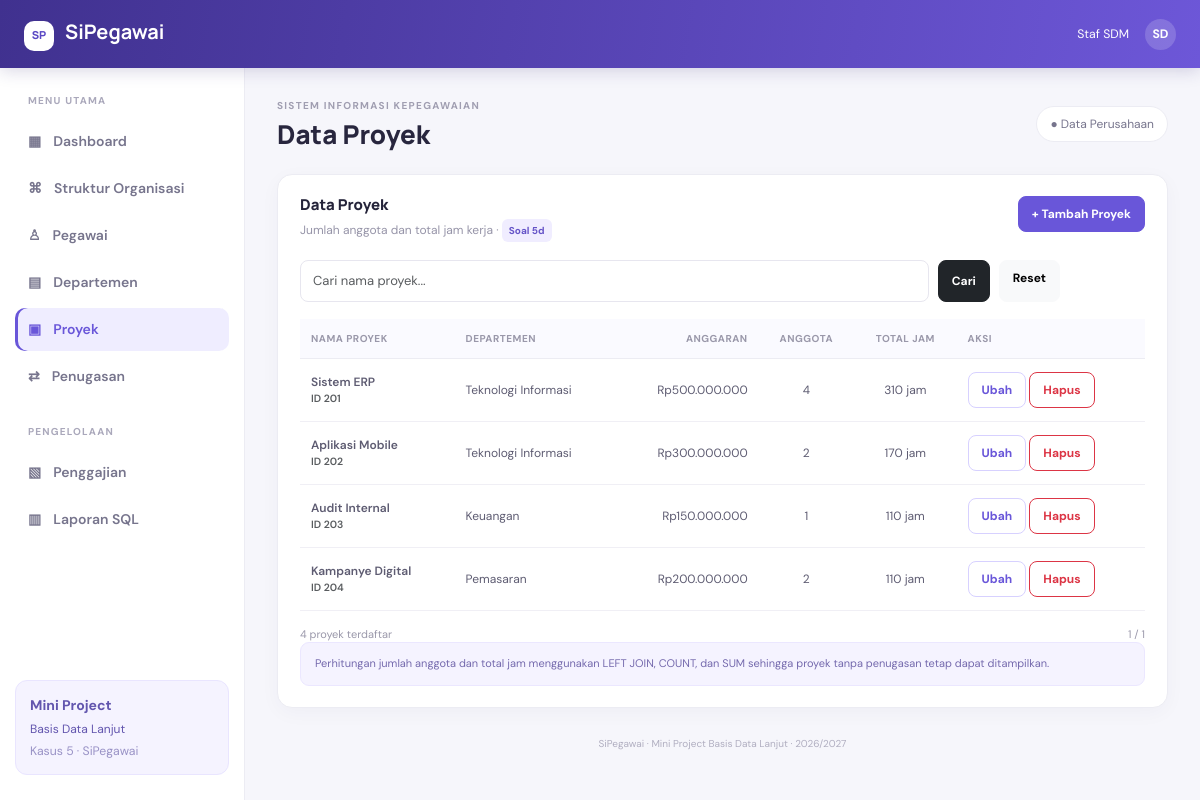
The page /index.php?page=proyek on the database its author committed.
### tables this page shows
CREATE TABLE proyek (
  id_proyek INT PRIMARY KEY,
  nama_proyek VARCHAR(50) NOT NULL,
  id_dept INT,
  anggaran DECIMAL(15,2),
  FOREIGN KEY (id_dept) REFERENCES departemen(id_dept)
);

CREATE TABLE departemen (
  id_dept INT PRIMARY KEY,
  nama_dept VARCHAR(50) NOT NULL,
  lokasi VARCHAR(30)
);

### public/index.php (called while the page is built, shortened)
<?php
require_once APP_ROOT . '/app/core/Database.php';
require_once APP_ROOT . '/app/helpers.php';
require_once APP_ROOT . '/app/models/SiPegawaiModel.php';
$model = new SiPegawaiModel(Database::connection());
$page = (string)($_GET['page'] ?? 'dashboard');
$view = $page;
$data = [];
try {
    switch ($page) {
        case 'proyek':
            $pageTitle='Data Proyek';$q=trim((string)($_GET['q']??''));$p=max(1,(int)($_GET['p']??1));$per=10;
            $pagination=pagination_data($model->projectCount($q),$p,$per);
            $data += ['projects'=>$model->getProjects($q,$per,($pagination['page']-1)*$per),'search'=>$q,'pagination'=>$pagination];break;
    }
} catch (Throwable $e) {
    set_flash('danger',$e->getMessage());
    $page='dashboard';$view='dashboard';$pageTitle='Dashboard';$activePage='dashboard';$data=['stats'=>$model->dashboardData()];
}
extract($data, EXTR_SKIP);
require APP_ROOT . '/app/views/pages/' . $view . '.php';
require APP_ROOT . '/app/views/layout.php';

### app/helpers.php (called while the page is built, shortened)
<?php
function e($v): string { return htmlspecialchars((string)($v ?? ''), ENT_QUOTES, 'UTF-8'); }
function rupiah($v): string { return 'Rp' . number_format((float)$v, 0, ',', '.'); }
function page_url(string $page, array $params = []): string {
    return BASE_URL . '/index.php?' . http_build_query(array_merge(['page' => $page], $params));
}
function pagination_data(int $total, int $page, int $perPage): array {
    $pages = max(1, (int)ceil($total / $perPage));
    return ['total'=>$total, 'page'=>min(max(1,$page),$pages), 'pages'=>$pages, 'per_page'=>$perPage];
}

### app/models/SiPegawaiModel.php (called while the page is built, shortened)
<?php
final class SiPegawaiModel
{
    private PDO $db;
    public function __construct(PDO $db) { $this->db = $db; }
    private function val(string $sql, array $params = []) {
        $s = $this->db->prepare($sql); $s->execute($params); return $s->fetchColumn();
    }
    public function getProjects(string $q='', int $limit=10, int $offset=0): array {
        $sql='SELECT pr.id_proyek,pr.nama_proyek,pr.id_dept,pr.anggaran,d.nama_dept,
                     COUNT(DISTINCT t.id_pegawai) AS jumlah_pegawai,IFNULL(SUM(t.jam_kerja),0) AS total_jam
              FROM proyek pr LEFT JOIN departemen d ON d.id_dept=pr.id_dept
              LEFT JOIN penugasan t ON t.id_proyek=pr.id_proyek';
        $p=[]; if($q!=='') { $sql.=' WHERE pr.nama_proyek LIKE ?'; $p[]='%'.$q.'%'; }
        $sql.=' GROUP BY pr.id_proyek,pr.nama_proyek,pr.id_dept,pr.anggaran,d.nama_dept
                ORDER BY total_jam DESC,pr.id_proyek LIMIT ? OFFSET ?';
        $s=$this->db->prepare($sql); $i=1; foreach($p as $v)$s->bindValue($i++,$v,PDO::PARAM_STR);
        $s->bindValue($i++,$limit,PDO::PARAM_INT);$s->bindValue($i,$offset,PDO::PARAM_INT);$s->execute();return $s->fetchAll();
    }
    public function projectCount(string $q=''): int {
        return $q!==''?(int)$this->val('SELECT COUNT(*) FROM proyek WHERE nama_proyek LIKE ?',['%'.$q.'%']):(int)$this->val('SELECT COUNT(*) FROM proyek');
    }
}

### app/core/Database.php (called while the page is built, shortened)
<?php
final class Database {
    private static ?PDO $connection = null;
    public static function connection(): PDO {
        if (self::$connection === null) {
            $c = DB_CONFIG;
            $dsn = sprintf('mysql:host=%s;dbname=%s;charset=%s', $c['host'], $c['database'], $c['charset'] ?? 'utf8mb4');
            self::$connection = new PDO($dsn, $c['username'], $c['password'], [
                PDO::ATTR_ERRMODE => PDO::ERRMODE_EXCEPTION,
                PDO::ATTR_DEFAULT_FETCH_MODE => PDO::FETCH_ASSOC,
                PDO::ATTR_EMULATE_PREPARES => false,
            ]);
        }
        return self::$connection;
    }
}

### app/views/pages/proyek.php (the view, shortened to what this page needs)
<div class="panel-card"><div class="panel-heading flex-wrap"><div><h5>Data Proyek</h5><p>Jumlah anggota dan total jam kerja · <span class="sql-tag">Soal 5d</span></p></div><a class="btn btn-primary" href="<?= e(page_url('proyek-form')) ?>">+ Tambah Proyek</a></div>
<form class="filter-bar" method="get" action="<?= e(BASE_URL) ?>/index.php"><input type="hidden" name="page" value="proyek"><input class="form-control" type="search" name="q" value="<?= e($search) ?>" placeholder="Cari nama proyek..."><button class="btn btn-dark">Cari</button><a class="btn btn-light" href="<?= e(page_url('proyek')) ?>">Reset</a></form>
<div class="table-responsive"><table class="table app-table align-middle"><thead><tr><th>Nama Proyek</th><th>Departemen</th><th class="text-end">Anggaran</th><th class="text-center">Anggota</th><th class="text-center">Total Jam</th><th>Aksi</th></tr></thead><tbody>
<?php foreach($projects as $p): ?><tr><td class="fw-semibold"><?= e($p['nama_proyek']) ?><small class="d-block text-muted">ID <?= (int)$p['id_proyek'] ?></small></td><td><?= e($p['nama_dept']) ?></td><td class="text-end"><?= rupiah($p['anggaran']) ?></td><td class="text-center"><?= (int)$p['jumlah_pegawai'] ?></td><td class="text-center"><?= (int)$p['total_jam'] ?> jam</td><td class="text-nowrap"><a class="btn btn-sm btn-outline-primary" href="<?= e(page_url('proyek-form',['id'=>$p['id_proyek']])) ?>">Ubah</a>
<form class="d-inline" method="post" action="<?= e(BASE_URL) ?>/index.php" data-confirm="Hapus proyek ini? Proyek yang masih memiliki penugasan tidak dapat dihapus."><button class="btn btn-sm btn-outline-danger">Hapus</button></form></td></tr><?php endforeach; ?>
</tbody></table></div>
<div class="table-bottom"><span><?= (int)$pagination['total'] ?> proyek terdaftar</span><div class="pagination-links"><span><?= (int)$pagination['page'] ?> / <?= (int)$pagination['pages'] ?></span></div></div>
<div class="info-strip">Perhitungan jumlah anggota dan total jam menggunakan LEFT JOIN, COUNT, dan SUM sehingga proyek tanpa penugasan tetap dapat ditampilkan.</div></div>

### public/assets/css/style.css (style rules this page uses)
:root { --ink:#25243a;--muted:#85849a;--primary:#6956d9;--primary-dark:#5140bc;--bg:#f6f6fb;--line:#ececf3 }
* { box-sizing:border-box }
body { margin:0;background:var(--bg);color:var(--ink);font-family:'DM Sans',sans-serif;font-size:14px }
.stat-card,.panel-card,.form-card { background:#fff;border:1px solid var(--line);border-radius:15px;box-shadow:0 5px 20px #26225009 }
.panel-card { padding:21px 22px;margin-bottom:0 }
.panel-heading { display:flex;justify-content:space-between;align-items:flex-start;gap:15px;margin-bottom:18px }
.panel-heading h5 { font-family:'Manrope',sans-serif;font-weight:800;font-size:15px;margin:0 0 5px }
.panel-heading p { margin:0;color:#9694a8;font-size:12px }
.sql-tag { display:inline-block;background:#f0edff;color:#6554c8;border-radius:6px;padding:4px 7px;font-size:10px;font-weight:700;white-space:nowrap }
.btn { border-radius:8px;font-size:12px;font-weight:700;padding:8px 13px }
.btn-primary { background:var(--primary);border-color:var(--primary) }
.btn-outline-primary { color:var(--primary);border-color:#d7d1ff }
.form-control,.form-select { border-color:#e7e6ef;border-radius:8px;font-size:13px;padding:10px 12px;color:#37354c }
.filter-bar { display:flex;gap:9px;margin:8px 0 17px;max-width:760px }
.filter-bar .form-control { flex:1 }
.app-table { font-size:12px;margin-bottom:0 }
.app-table thead th { background:#fafaff;color:#9a98aa;font-size:10px;text-transform:uppercase;letter-spacing:.5px;font-weight:700;border-bottom:1px solid var(--line);padding:12px 11px;white-space:nowrap }
.app-table tbody td { padding:13px 11px;border-color:#f0eff5;color:#5e5c72 }
.table-bottom { display:flex;align-items:center;justify-content:space-between;padding-top:15px;color:#9a98aa;font-size:11px }
.pagination-links { display:flex;align-items:center;gap:10px }
.info-strip { background:#f5f3ff;border:1px solid #ebe7ff;color:#7469ad;padding:12px 14px;border-radius:9px;font-size:11px;line-height:1.6 }

### rows shown on the page
proyek: nama_proyek "Sistem ERP", id_proyek "201", id_dept.nama_dept "Teknologi Informasi", anggaran "Rp500.000.000", jumlah_pegawai "4", total_jam "310", id_dept "1"
proyek: nama_proyek "Aplikasi Mobile", id_proyek "202", id_dept.nama_dept "Teknologi Informasi", anggaran "Rp300.000.000", jumlah_pegawai "2", total_jam "170"
proyek: nama_proyek "Audit Internal", id_proyek "203", id_dept.nama_dept "Keuangan", anggaran "Rp150.000.000", jumlah_pegawai "1", total_jam "110"
proyek: nama_proyek "Kampanye Digital", id_proyek "204", id_dept.nama_dept "Pemasaran", anggaran "Rp200.000.000", jumlah_pegawai "2", total_jam "110"

### other values the page prints
$pageTitle "Data Proyek"
$pagination['total'] "4"
